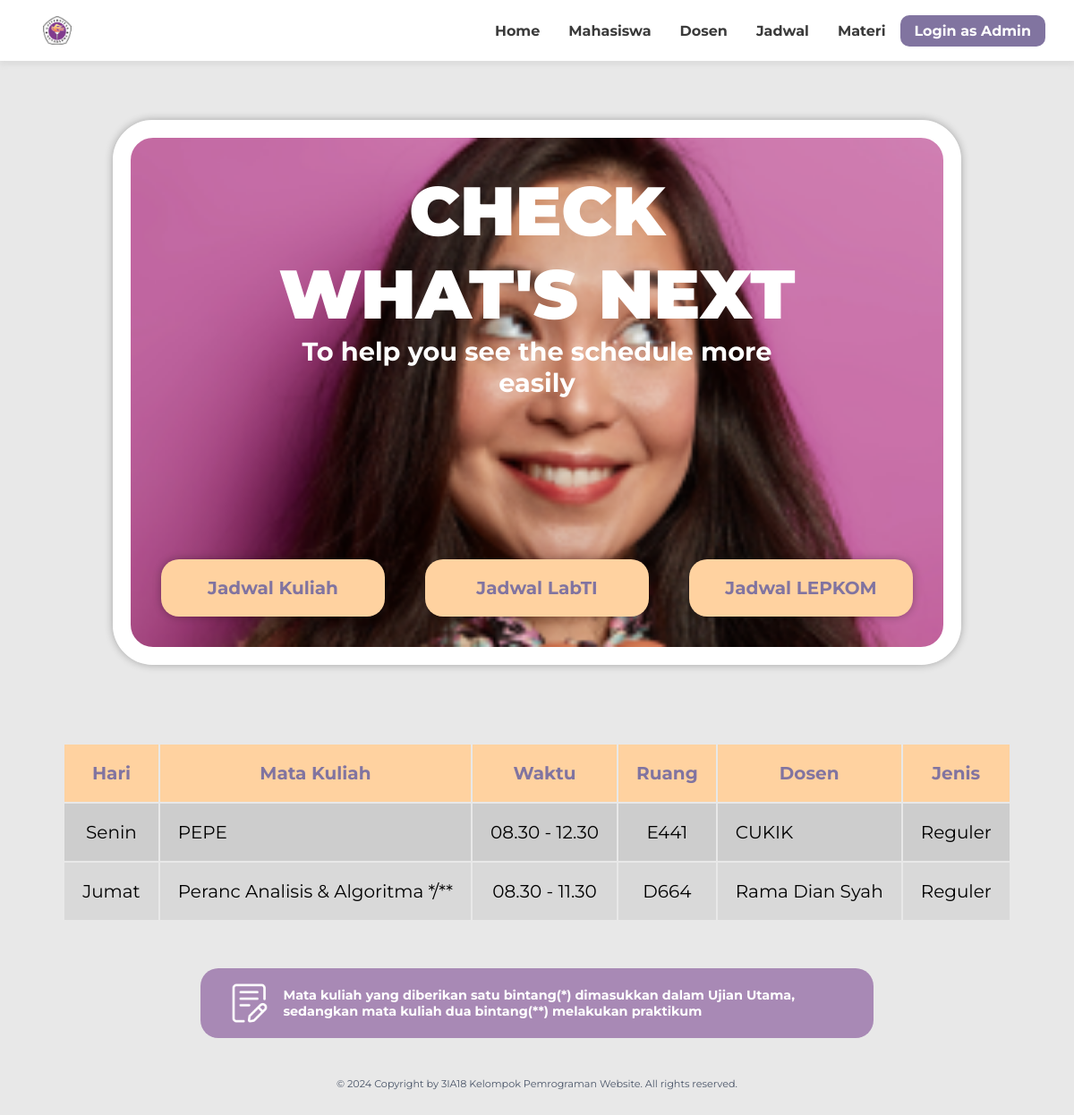
Screenshot of /web/Php/user/jadwal.php with the database file from the repository.
### tables this page shows
CREATE TABLE `jadwall` (
  `id_jadwal` int(11) NOT NULL,
  `id_dosen` int(11) NOT NULL,
  `hari` varchar(255) NOT NULL,
  `matakuliah` varchar(255) NOT NULL,
  `waktu` varchar(255) NOT NULL,
  `ruang` varchar(255) NOT NULL,
  `dosen` varchar(255) NOT NULL,
  `jenis` varchar(255) NOT NULL
);

CREATE TABLE `dosen` (
  `id_dosen` int(11) NOT NULL,
  `nama` varchar(255) NOT NULL,
  `matakuliah` varchar(255) NOT NULL,
  `no_telp` varchar(255) NOT NULL
);

### web/Php/user/jadwal.php (the view, shortened to what this page needs)
<!DOCTYPE html>
<html lang="en">
<head>
  <link rel="stylesheet" href="../../Css/user/jadwal.css" />
  <link rel="stylesheet" href="../../Css/navbar.css">
</head>
<body>
  <?php
  include '../koneksi.php';
  $query = "SELECT jadwall.hari, jadwall.waktu, jadwall.ruang, dosen.nama AS dosen, dosen.matakuliah AS matakuliah, jadwall.jenis
            FROM jadwall
            INNER JOIN dosen ON jadwall.id_dosen = dosen.id_dosen
            ORDER BY FIELD(jadwall.hari, 'Senin', 'Selasa', 'Rabu', 'Kamis', 'Jumat', 'Sabtu', 'Minggu'), jadwall.waktu ASC";
  $result = mysqli_query($koneksi, $query);
  ?>
  <div class="header" id="header">
    <img src="../../assets/image/gundar.png" alt="logo gunadarma" id="logo-gunadarma-header" />
    <div class="menu-header">
      <a class="menu-header" id="menu-header-beranda" href="home.php">Home</a>
      <a class="menu-header" href="mahasiswa.php">Mahasiswa</a>
      <a class="menu-header" href="dosen.php">Dosen</a>
      <a class="menu-header" id="menu-header-jadwal" href="jadwal.php">Jadwal</a>
      <a class="menu-header" id="menu-header-materi" href="materi.php">Materi</a>
      <a class="menu-header" id="tombol-login-header" href="../login.php">Login as Admin</a>
    </div>
  </div>
  <div class="banner">
    <h1 class="teks-banner">CHECK WHAT'S NEXT</h1>
    <h4 class="teks-banner">To help you see the schedule more easily</h4>
    <div class="jadwal-banner-container">
      <div class="jadwal-banner">Jadwal Kuliah</div>
      <div class="jadwal-banner">Jadwal LabTI</div>
      <div class="jadwal-banner">Jadwal LEPKOM</div>
    </div>
  </div>
  <div class="table-container">
    <table>
      <tr>
        <th>Hari</th>
        <th>Mata Kuliah</th>
        <th>Waktu</th>
        <th>Ruang</th>
        <th>Dosen</th>
        <th>Jenis</th>
      </tr>
      <?php while ($row = mysqli_fetch_assoc($result)) { ?>
        <tr class="ganjil">
          <td><?php echo $row['hari']; ?></td>
          <td class="matkul"><?php echo $row['matakuliah']; ?></td>
          <td><?php echo $row['waktu']; ?></td>
          <td><?php echo $row['ruang']; ?></td>
          <td class="dosen"><?php echo $row['dosen']; ?></td>
          <td><?php echo $row['jenis']; ?></td>
        </tr>
      <?php } ?>
    </table>
  </div>
  <div id="notabene-container">
    <img class="notabene" id="icon-notabene" src="../../assets/svg/wirte 1.svg" alt="icon" />
    <p class="notabene" id="text-notabene">
      Mata kuliah yang diberikan satu bintang(*) dimasukkan dalam Ujian Utama,
      sedangkan mata kuliah dua bintang(**) melakukan praktikum
    </p>
  </div>
  <p id="copyrights">
    © 2024 Copyright by 3IA18 Kelompok Pemrograman Website. All rights
    reserved.
  </p>
</body>
</html>

### web/Css/user/jadwal.css (style rules this page uses)
body { font-family: "montserrat", "Times New Roman", Times, serif; background-color: #e8e8e8; color: #000000; margin: 0; }
.banner { display: flex; flex-direction: column; justify-self: center; width: 70vw; margin: 4.15rem 0; padding: 2.15em; aspect-ratio: 1.68 / 1; border: #ffffff solid 20px; border-radius: 45px; box-shadow: 0 0 10px rgba(0, 0, 0, 0.3); background-image: url("../../assets/image/bannercoak.png"); background-size: cover; align-items: center; }
.teks-banner { width: 70%; margin: 0; text-align: center; color: #ffffff; }
h1[class="teks-banner"] { font-size: 4.8rem; font-weight: 900; }
h4 { font-size: 1.8rem; }
.jadwal-banner-container { width: 100%; margin-top: auto; display: flex; justify-self: center; justify-content: space-between; }
.jadwal-banner { color: #8174a0; font-weight: bold; font-size: 1.25rem; width: 25%; border-radius: 20px; background-color: #ffd2a0; box-shadow: 0 0 10px rgba(0, 0, 0, 0.3); text-align: center; align-content: center; padding: 1em; }
table, td, th { font-size: 1.25rem; padding: 1em; text-align: center; }
th { background-color: #ffd2a0; color: #8174a0; }
tr:nth-child(odd) { background-color: #d9d9d9; }
tr:nth-child(even) { background-color: #cdcdcd; }
.table-container { display: flex; margin-bottom: 2em; justify-content: center; }
#notabene-container { width: 60%; border-radius: 20px; padding: 1em; display: flex; align-items: center; justify-self: center; background-color: #a889b5; }
#text-notabene { font-size: 0.9rem; margin: 0 1em; color: #ffffff; font-weight: bold; }
#icon-notabene { margin-left: 1em; }
#copyrights { margin: 4em 0; font-size: 0.7em; color: #4a5568; display: flex; justify-self: center; align-self: center; }
.matkul, .dosen { text-align: left; }

### web/Css/navbar.css (style rules this page uses)
a { text-decoration: none; }
.header { font-weight: bold; color: #3a3a3a; height: 4.25em; min-height: 50px; background-color: #ffffff; box-shadow: 0 5px 5px rgba(220, 220, 220, 0.9); overflow: hidden; display: flex; align-items: center; justify-content: right; }
#logo-gunadarma-header { height: 2em; position: absolute; left: 0; margin-left: 3em; }
.menu-header { color: #3a3a3a; padding: 0.5em 1em; cursor: pointer; display: flex; }
#tombol-login-header { background-color: #8174A0; color: #ffffff; border-radius: 10px; margin-right: 1em; }

### rows the page displays
jadwall: hari "Senin", id_dosen.matakuliah "PEPE", waktu "08.30 - 12.30", ruang "E441", id_dosen.nama "CUKIK", jenis "Reguler"
jadwall: hari "Jumat", id_dosen.matakuliah "Peranc Analisis & Algoritma */**", waktu "08.30 - 11.30", ruang "D664", id_dosen.nama "Rama Dian Syah", jenis "Reguler"
